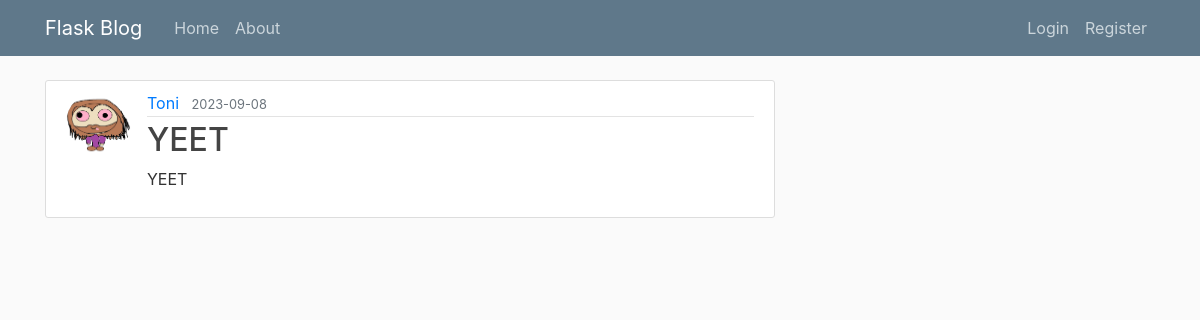
/post/6, run on the app's committed database.
### FlaskBlog/models.py (models this page shows, shortened)
class User(db.Model, UserMixin):
    id = db.Column(db.Integer, primary_key=True)  # Define the user's unique identifier as an Integer
    username = db.Column(db.String(20), unique=True, nullable=False)  # User's username, limited to 20 characters
    email = db.Column(db.String(120), unique=True, nullable=False)  # User's email, limited to 120 characters
    image_file = db.Column(db.String(20), nullable=False, default='default.jpg')  # User's profile image file
    password = db.Column(db.String(60), nullable=False)  # User's password, hashed and stored securely
    posts = db.relationship('Post', backref='author', lazy=True)  # Establish a one-to-many relationship with Post model

class Post(db.Model):
    id = db.Column(db.Integer, primary_key=True)  # Define the post's unique identifier as an Integer
    title = db.Column(db.String(100), nullable=False)  # Post title, limited to 100 characters
    date_posted = db.Column(db.DateTime, nullable=False, default=datetime.utcnow)  # Date the post was created
    content = db.Column(db.Text, nullable=False)  # Post content in text format
    user_id = db.Column(db.Integer, db.ForeignKey('user.id'), nullable=False)  # Foreign key linking posts to users

### FlaskBlog/routes.py (the view)
@app.route("/post/<int:post_id>")
def post(post_id):
    post = Post.query.get_or_404(post_id)
    return render_template('post.html', title=post.title, post=post)

### FlaskBlog/templates/post.html (shortened to what this page needs)
{% extends "layout.html" %}
{% block content %}
  <article class="media content-section">
    <img class="rounded-circle article-img" src="{{ url_for('static', filename='profile_pics/' + post.author.image_file) }}">
    <div class="media-body">
      <div class="article-metadata">
        <a class="mr-2" href="#">{{ post.author.username }}</a>
        <small class="text-muted">{{ post.date_posted.strftime('%Y-%m-%d') }}</small>
      </div>
      <h2 class="article-title">{{ post.title }}</h2>
      <p class="article-content">{{ post.content }}</p>
    </div>
  </article>
{% endblock content %}

### FlaskBlog/static/main.css (style rules this page uses)
body { background: #fafafa; color: #333333; margin-top: 5rem; }
h1, h2, h3, h4, h5, h6 { color: #444444; }
.content-section { background: #ffffff; padding: 10px 20px; border: 1px solid #dddddd; border-radius: 3px; margin-bottom: 20px; }
.article-title { color: #444444; }
.article-content { white-space: pre-line; }
.article-img { height: 65px; width: 65px; margin-right: 16px; }
.article-metadata { padding-bottom: 1px; margin-bottom: 4px; border-bottom: 1px solid #e3e3e3 }

### data on the page
User: image_file (placeholder picture), author.username "Toni"
Post: date_posted "2023-09-08", title "YEET", content "YEET"
